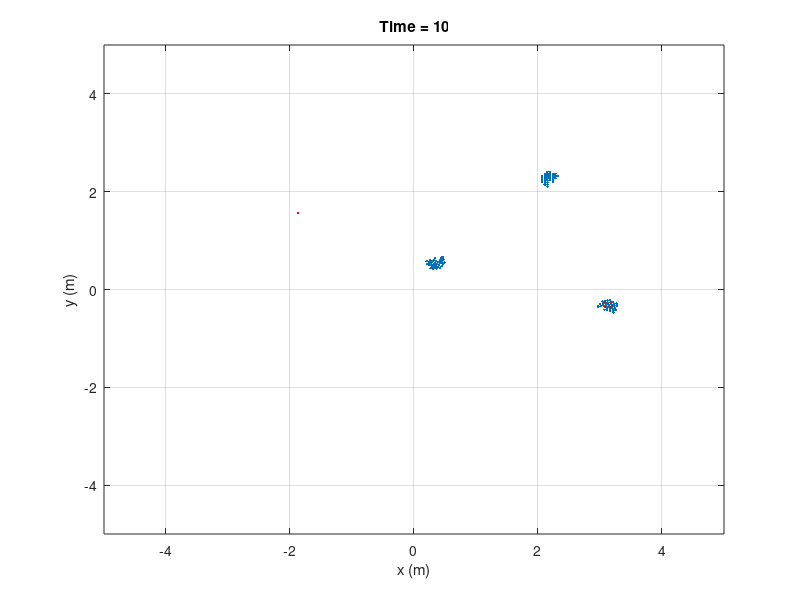

MATLAB code to generate this figure:
clc
clear
close all
load CloudPointsSeuence
for ind = 1:length(CloudPointsSeuence)
    hold off
    plot(CloudPointsSeuence(ind).GroundTruth(:,1),CloudPointsSeuence(ind).GroundTruth(:,2),'.')
    hold on
    plot(CloudPointsSeuence(ind).CloudPoints(:,1),CloudPointsSeuence(ind).CloudPoints(:,2),'.r')
    xlim([-5 5])
    ylim([-5 5])
    xlabel('x (m)')
    ylabel('y (m)')
    title(['Time = ' num2str(CloudPointsSeuence(ind).Time)])
    grid on
    drawnow
    pause(.1)
end